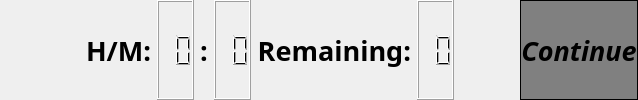
    <widget class="QWidget" name="info_bar" native="true">
     <property name="styleSheet">
      <string notr="true"/>
     </property>
     <layout class="QGridLayout" name="gridLayout_97">
      <property name="leftMargin">
       <number>0</number>
      </property>
      <property name="topMargin">
       <number>0</number>
      </property>
      <property name="rightMargin">
       <number>0</number>
      </property>
      <property name="bottomMargin">
       <number>0</number>
      </property>
      <property name="verticalSpacing">
       <number>-1</number>
      </property>
      <item row="0" column="1">
       <spacer name="left_spacer">
        <property name="orientation">
         <enum>Qt::Horizontal</enum>
        </property>
        <property name="sizeType">
         <enum>QSizePolicy::Expanding</enum>
        </property>
        <property name="sizeHint" stdset="0">
         <size>
          <width>60</width>
          <height>20</height>
         </size>
        </property>
       </spacer>
      </item>
      <item row="0" column="12">
       <widget class="QWidget" name="continue_widget" native="true">
        <property name="layoutDirection">
         <enum>Qt::LeftToRight</enum>
        </property>
        <layout class="QGridLayout" name="gridLayout_98">
         <property name="leftMargin">
          <number>0</number>
         </property>
         <property name="topMargin">
          <number>0</number>
         </property>
         <property name="rightMargin">
          <number>0</number>
         </property>
         <property name="bottomMargin">
          <number>0</number>
         </property>
         <item row="0" column="0">
          <widget class="QPushButton" name="continue_btn">
           <property name="sizePolicy">
            <sizepolicy hsizetype="Preferred" vsizetype="Preferred">
             <horstretch>0</horstretch>
             <verstretch>0</verstretch>
            </sizepolicy>
           </property>
           <property name="minimumSize">
            <size>
             <width>100</width>
             <height>32</height>
            </size>
           </property>
           <property name="font">
            <font>
             <family>Futura</family>
             <pointsize>20</pointsize>
             <italic>true</italic>
             <bold>true</bold>
            </font>
           </property>
           <property name="styleSheet">
            <string notr="true">QPushButton{
	color: black;
	background-color: grey;
	border: 1px solid black;
}

QPushButton:hover{
	background-color: rgba(255, 255, 0, 1);
}

QPushButton:pressed{
	background-color: rgba(255, 255, 0, 0.3);
}</string>
           </property>
           <property name="text">
            <string>Continue</string>
           </property>
          </widget>
         </item>
        </layout>
       </widget>
      </item>
      <item row="0" column="6">
       <widget class="QLCDNumber" name="misses">
        <property name="sizePolicy">
         <sizepolicy hsizetype="Preferred" vsizetype="Preferred">
          <horstretch>0</horstretch>
          <verstretch>0</verstretch>
         </sizepolicy>
        </property>
        <property name="font">
         <font>
          <family>Futura</family>
          <pointsize>24</pointsize>
          <bold>true</bold>
         </font>
        </property>
        <property name="styleSheet">
         <string notr="true">QLCDNumber{
	color: black;
}</string>
        </property>
        <property name="frameShape">
         <enum>QFrame::Box</enum>
        </property>
        <property name="digitCount">
         <number>2</number>
        </property>
       </widget>
      </item>
      <item row="0" column="11">
       <spacer name="right_spacer">
        <property name="orientation">
         <enum>Qt::Horizontal</enum>
        </property>
        <property name="sizeType">
         <enum>QSizePolicy::Expanding</enum>
        </property>
        <property name="sizeHint" stdset="0">
         <size>
          <width>60</width>
          <height>20</height>
         </size>
        </property>
       </spacer>
      </item>
      <item row="0" column="0">
       <widget class="QLabel" name="turn_label">
        <property name="font">
         <font>
          <family>Futura</family>
          <pointsize>24</pointsize>
          <italic>false</italic>
          <bold>true</bold>
          <underline>true</underline>
         </font>
        </property>
        <property name="styleSheet">
         <string notr="true">QLabel {
	color:black;
}</string>
        </property>
        <property name="text">
         <string/>
        </property>
        <property name="alignment">
         <set>Qt::AlignRight|Qt::AlignTrailing|Qt::AlignVCenter</set>
        </property>
       </widget>
      </item>
      <item row="0" column="2">
       <widget class="QLabel" name="hm_label">
        <property name="font">
         <font>
          <family>Futura</family>
          <pointsize>20</pointsize>
          <bold>true</bold>
         </font>
        </property>
        <property name="styleSheet">
         <string notr="true">QLabel {
	color:black;
}</string>
        </property>
        <property name="text">
         <string>H/M:</string>
        </property>
        <property name="alignment">
         <set>Qt::AlignRight|Qt::AlignTrailing|Qt::AlignVCenter</set>
        </property>
       </widget>
      </item>
      <item row="0" column="10">
       <widget class="QLCDNumber" name="remaining">
        <property name="sizePolicy">
         <sizepolicy hsizetype="Preferred" vsizetype="Preferred">
          <horstretch>0</horstretch>
          <verstretch>0</verstretch>
         </sizepolicy>
        </property>
        <property name="font">
         <font>
          <family>Futura</family>
          <pointsize>24</pointsize>
          <bold>true</bold>
         </font>
        </property>
        <property name="styleSheet">
         <string notr="true">QLCDNumber{
	color: black;
}</string>
        </property>
        <property name="digitCount">
         <number>2</number>
        </property>
       </widget>
      </item>
      <item row="0" column="4">
       <widget class="QLCDNumber" name="hits">
        <property name="sizePolicy">
         <sizepolicy hsizetype="Preferred" vsizetype="Preferred">
          <horstretch>0</horstretch>
          <verstretch>0</verstretch>
         </sizepolicy>
        </property>
        <property name="font">
         <font>
          <family>Futura</family>
          <pointsize>24</pointsize>
          <bold>true</bold>
         </font>
        </property>
        <property name="styleSheet">
         <string notr="true">QLCDNumber{
	color: black;
}</string>
        </property>
        <property name="digitCount">
         <number>2</number>
        </property>
       </widget>
      </item>
      <item row="0" column="9">
       <widget class="QLabel" name="remaining_label">
        <property name="font">
         <font>
          <family>Futura</family>
          <pointsize>20</pointsize>
          <bold>true</bold>
         </font>
        </property>
        <property name="styleSheet">
         <string notr="true">QLabel {
	color:black;
}</string>
        </property>
        <property name="text">
         <string>Remaining:</string>
        </property>
        <property name="alignment">
         <set>Qt::AlignRight|Qt::AlignTrailing|Qt::AlignVCenter</set>
        </property>
       </widget>
      </item>
      <item row="0" column="5">
       <widget class="QLabel" name="hm_seperator">
        <property name="font">
         <font>
          <family>Futura</family>
          <pointsize>20</pointsize>
          <bold>true</bold>
         </font>
        </property>
        <property name="styleSheet">
         <string notr="true">QLabel {
	color:black;
}</string>
        </property>
        <property name="text">
         <string>:</string>
        </property>
        <property name="alignment">
         <set>Qt::AlignLeading|Qt::AlignLeft|Qt::AlignVCenter</set>
        </property>
       </widget>
      </item>
     </layout>
    </widget>
